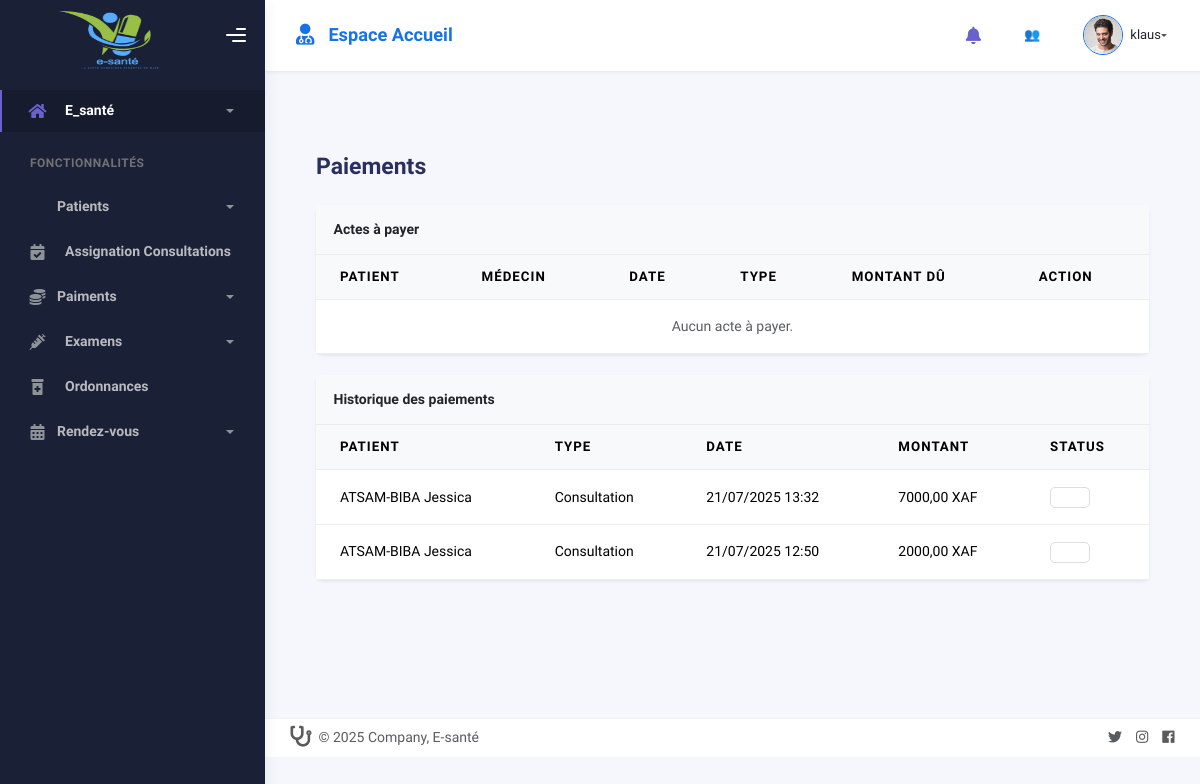
The page /caisse/ (signed in) on the database as committed earlier.
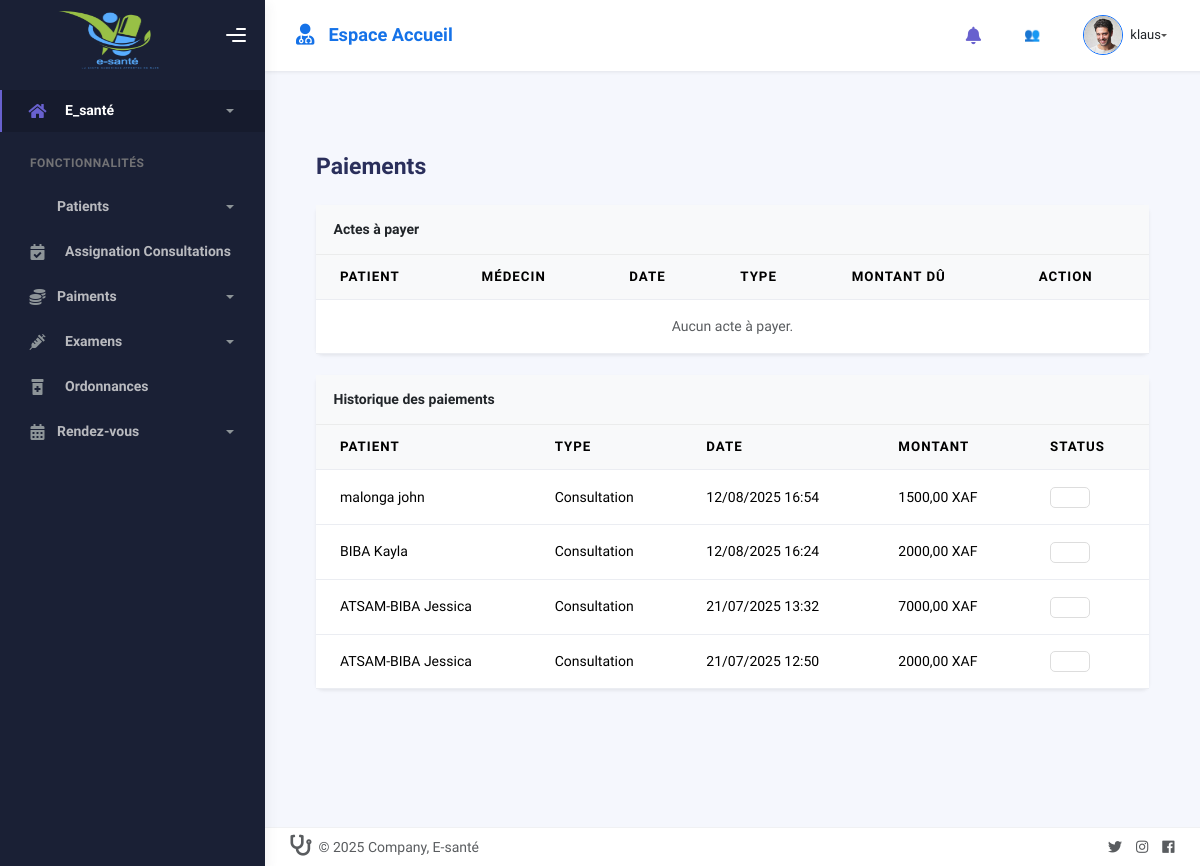
The same page on the database as committed later.
### home/models.py (models this page shows, shortened)
class Paiement(models.Model):
    consultation = models.ForeignKey(
        'Consultation',
        on_delete=models.CASCADE,
        null=True,
        blank=True,
        verbose_name=_("Consultation")
    )
    examen = models.ForeignKey(
        'Examen',
        on_delete=models.CASCADE,
        null=True,
        blank=True,
        verbose_name=_("Examen")
    )
    ordonnance = models.ForeignKey(
        'Ordonnance',
        on_delete=models.CASCADE,
        null=True,
        blank=True,
        verbose_name=_("Ordonnance")
    )
    montant_total = models.DecimalField(
        max_digits=12,
        decimal_places=2,
        default=Decimal('0.00'),
        verbose_name=_("Montant total dû")
    )
    montant_paye = models.DecimalField(
        max_digits=12,
        decimal_places=2,
        default=Decimal('0.00'),
        verbose_name=_("Montant payé")
    )
    difference_rendue = models.DecimalField(
        max_digits=12,
        decimal_places=2,
        default=Decimal('0.00'),
        verbose_name=_("Différence rendue")
    )
    type_paiement = models.CharField(
        max_length=30,
        choices=TYPE_PAIEMENT_CHOICES,
        default='Espèces',
        verbose_name=_("Mode de paiement")
    )
    numero_transaction = models.CharField(
        max_length=100,
        blank=True,
        null=True,
        verbose_name=_("Numéro de transaction")
    )
    status = models.CharField(
        max_length=30,
        choices=STATUS_PAIEMENT_CHOICES,
        default='Non payé',
        verbose_name=_("Statut du paiement")
    )
    personnel = models.ForeignKey(
        'Personnel',
        on_delete=models.SET_NULL,
        null=True,
        blank=True,
        verbose_name=_("Utilisateur qui a enregistré le paiement")
    )
    notes = models.TextField(
        blank=True,
        null=True,
        verbose_name=_("Notes supplémentaires")
    )
    date_paiement = models.DateTimeField(auto_now_add=True)
    class Meta:
        ordering = ['-date_paiement']

class Consultation(models.Model):
    STATUS_CHOICES = [
        ('Planifier', _('Planifier')),
        ('En cours', _('En cours')),
        ('Terminer', _('Termier')),
        ('Annulée', _('Annulée')),
    ]
    TYPE_CONSULTATION_CHOICES = [
        ('Première consultation', _('Première consultation')),  # ✅ Ajouté ici
        ('Suivi', _('Suivi')),
        ('Urgence', _('Urgence')),
        ('Téléconsultation', _('Téléconsultation')),
        ('Consultation de routine', _('Consultation de routine')),
        ('Suivi médical régulier', _('Suivi médical régulier')),
        ('Demande de certificat médical', _('Demande de certificat médical')),
        ('Visite annuelle de contrôle', _('Visite annuelle de contrôle')),
        ('Bilan de santé', _('Bilan de santé')),
        ('Fièvre persistante', _('Fièvre persistante')),
        ('Douleur abdominale', _('Douleur abdominale')),
        ('Maux de tête fréquents', _('Maux de tête fréquents')),
        ('Douleur thoracique', _('Douleur thoracique')),
        ('Toux chronique', _('Toux chronique')),
        ('Fatigue générale', _('Fatigue générale')),
        ('Essoufflement', _('Essoufflement')),
        ('Vertiges', _('Vertiges')),
        ('Palpitations', _('Palpitations')),
        ('Douleur musculaire', _('Douleur musculaire')),
        ('Entorse ou foulure', _('Entorse ou foulure')),
        ('Douleur articulaire', _('Douleur articulaire')),
        ('Fracture suspectée', _('Fracture suspectée')),
        ('Lumbago', _('Lumbago')),
        ('Chute récente', _('Chute récente')),
        ('Anxiété / stress', _('Anxiété / stress')),
        ('Troubles du sommeil', _('Troubles du sommeil')),
        ('Dépression présumée', _('Dépression présumée')),
        ('Suivi psychologique', _('Suivi psychologique')),
        ('Burn-out', _('Burn-out')),
        ('Hypertension artérielle', _('Hypertension artérielle')),
        ('Douleur cardiaque', _('Douleur cardiaque')),
        ('Suivi après infarctus', _('Suivi après infarctus')),
        ('Fièvre chez l’enfant', _('Fièvre chez l’enfant')),
        ('Vaccination', _('Vaccination')),
        ('Toux ou rhume', _('Toux ou rhume')),
        ('Suivi de croissance', _('Suivi de croissance')),
        ('Douleurs menstruelles', _('Douleurs menstruelles')),
        ('Retard de règles', _('Retard de règles')),
        ('Suivi de grossesse', _('Suivi de grossesse')),
        ('Contraception', _('Contraception')),
        ('Chutes répétées', _('Chutes répétées')),
        ('Diminution de mémoire', _('Diminution de mémoire')),
        ('Douleurs chroniques', _('Douleurs chroniques')),
    ]
    patient = models.ForeignKey(
        'Patient',
        on_delete=models.CASCADE,
        related_name='consultations',
        verbose_name=_("Patient")
    )
    medecin = models.ForeignKey(
        'Personnel',
        on_delete=models.CASCADE,
        related_name='consultations',
        limit_choices_to={'role': 'Médecin'},
        verbose_name=_("Médecin")
    )
    infirmier = models.ForeignKey(
        'Personnel',
        on_delete=models.SET_NULL,
        null=True,
        blank=True,
        related_name='consultations_as_nurse',
        verbose_name=_("Infirmier")
    )
    date_consultation = models.DateTimeField(
        default=timezone.now,
        verbose_name=_("Date de la consultation")
    )
    type_consultation = models.CharField(
        max_length=50,
        choices=TYPE_CONSULTATION_CHOICES,
        default='Première consultation',
        verbose_name=_("Type de consultation"),
        help_text=_("Choisissez le motif ou le type de consultation.")
    )
    motif = models.CharField(
        max_length=200,
        verbose_name=_("Motif"),
        help_text=_("Motif principal de la consultation.")
    )
    description = models.TextField(
        blank=True,
        null=True,
        verbose_name=_("Description"),
        help_text=_("Symptômes ou situation rapportée.")
    )
    poids = models.DecimalField(
        max_digits=5, decimal_places=2,
        blank=True, null=True,
        verbose_name=_("Poids (kg)")
    )
    taille = models.DecimalField(
        max_digits=5, decimal_places=2,
        blank=True, null=True,
        verbose_name=_("Taille (cm)")
    )
    tension_artérielle = models.CharField(
        max_length=20,
        blank=True, null=True,
        verbose_name=_("Tension artérielle"),
        help_text="Ex: 12/8"
    )
    temperature = models.DecimalField(
        max_digits=4, decimal_places=1,
        blank=True, null=True,
        verbose_name=_("Température (°C)")
    )
    pouls = models.PositiveIntegerField(
        blank=True, null=True,
        verbose_name=_("Pouls (bpm)")
    )
    diagnostic = models.TextField(
        blank=True, null=True,
        verbose_name=_("Diagnostic"),
        help_text=_("Diagnostic établi lors de la consultation.")
    )
    traitement = models.TextField(
        blank=True, null=True,
        verbose_name=_("Traitement prescrit"),
        help_text=_("Le traitement prescrit au patient.")
    )
    note = models.TextField(
        blank=True, null=True,
        verbose_name=_("Note complémentaire"),
        help_text=_("Informations additionnelles.")
    )
    status = models.CharField(
        max_length=20,
        choices=STATUS_CHOICES,
        default='Planifiée',
        verbose_name=_("Statut")
    )
    created_at = models.DateTimeField(auto_now_add=True)
    updated_at = models.DateTimeField(auto_now=True)
    class Meta:
        verbose_name = _("Consultation")
        verbose_name_plural = _("Consultations")
        ordering = ['-date_consultation']

class Patient(models.Model):
    GROUPE_SANGUIN_CHOICES = [
        ('A+', 'A+'), ('A-', 'A-'),
        ('B+', 'B+'), ('B-', 'B-'),
        ('AB+', 'AB+'), ('AB-', 'AB-'),
        ('O+', 'O+'), ('O-', 'O-'),
        ('Inconnu', 'Inconnu'),
    ]
    nom = models.CharField(_('Nom'), max_length=100)
    prenom = models.CharField(_('Prénom'), max_length=100)
    date_naissance = models.DateField(_('Date de naissance'))
    sexe = models.CharField(_('Sexe'), max_length=10, choices=SEXE_CHOICES)
    telephone = models.CharField(_('Téléphone'), max_length=20)
    email = models.EmailField(_('Email'), blank=True, null=True)
    adresse = models.TextField(_('Adresse'), blank=True, null=True)
    poids = models.DecimalField(_('Poids (kg)'), max_digits=5, decimal_places=2, blank=True, null=True)
    taille = models.DecimalField(_('Taille (cm)'), max_digits=5, decimal_places=2, blank=True, null=True)
    groupe_sanguin = models.CharField(_('Groupe sanguin'), max_length=10, choices=GROUPE_SANGUIN_CHOICES, default='Inconnu')
    tension_artérielle = models.CharField(_('Tension artérielle'), max_length=20, blank=True, null=True, help_text="Ex: 12/8")
    allergies = models.TextField(_('Allergies'), blank=True, null=True)
    antecedents_medicaux = models.TextField(_('Antécédents médicaux'), blank=True, null=True, help_text=_("Antécédents médicaux importants"))
    def __str__(self):
        return f"{self.nom} {self.prenom}"
    class Meta:
        ordering = ['nom', 'prenom']

### home/views.py (the view)
# urls.py: path('caisse/', views.caisse, name='caisse'),
@login_required
def caisse(request):
    if request.user.role not in ['accueil']:
        messages.error(request, "Accès refusé.")
        return redirect('home')
    consultations = Consultation.objects.filter(status='Terminée', paiement__isnull=True)
    paiements = Paiement.objects.all().order_by('-date_paiement')
    return render(request, 'dashboard/caisse.html', {
        'consultations': consultations,
        'paiements': paiements,
    })

### home/context_processors.py (called while the page is built)
def users_online(request):
    User = get_user_model()
    sessions = Session.objects.filter(expire_date__gte=timezone.now())
    user_ids = []
    for session in sessions:
        data = session.get_decoded()
        uid = data.get('_auth_user_id')
        if uid:
            user_ids.append(uid)
    active_users = User.objects.filter(id__in=user_ids)
    return {
        'active_users': active_users,
        'users_online_count': active_users.count(),
    }

### home/models.py (called while the page is built)
    def __str__(self):
        return f"{self.username} ({self.get_role_display()})"

### home/templates/dashboard/caisse.html (shortened to what this page needs)
{% extends 'dashboard/base.html' %}
{% load i18n %}
{% block content %}
<div class="container mt-5 pt-5">
  <div class="page-inner">
    <h3 class="fw-bold mb-4">Paiements</h3>
    <div class="card shadow-sm border-0 rounded-3 mb-4">
      <div class="card-header bg-light fw-semibold">Actes à payer</div>
      <div class="card-body p-0">
        <div class="table-responsive">
          <table class="table table-hover align-middle mb-0">
            <thead class="table-light">
              <tr>
                <th>Patient</th>
                <th>Médecin</th>
                <th>Date</th>
                <th>Type</th>
                <th>Montant dû</th>
                <th>Action</th>
              </tr>
            </thead>
            <tbody>
              {% for consultation in consultations %}
              <tr>
                <td>{{ consultation.patient }}</td>
                <td>{{ consultation.medecin }}</td>
                <td>{{ consultation.date_consultation|date:"d/m/Y H:i" }}</td>
                <td>{{ consultation.type_consultation }}</td>
                <td><strong>{{ consultation.get_montant_du }} XAF</strong></td>
                <td>
                  <a href="{% url 'enregistrer_paiement_consultation' consultation.id %}" class="btn btn-success btn-sm">
                    <i class="fas fa-money-bill-wave me-1"></i> Payer
                  </a>
                </td>
              </tr>
              {% empty %}
              <tr>
                <td colspan="6" class="text-center text-muted py-4">Aucun acte à payer.</td>
              </tr>
              {% endfor %}
            </tbody>
          </table>
        </div>
      </div>
    </div>
    <div class="card shadow-sm border-0 rounded-3">
      <div class="card-header bg-light fw-semibold">Historique des paiements</div>
      <div class="card-body p-0">
        <div class="table-responsive">
          <table class="table table-hover align-middle mb-0">
            <thead class="table-light">
              <tr>
                <th>Patient</th>
                <th>Type</th>
                <th>Date</th>
                <th>Montant</th>
                <th>Status</th>
              </tr>
            </thead>
            <tbody>
              {% for paiement in paiements %}
              <tr>
                <td>{{ paiement.consultation.patient }}</td>
                <td>Consultation</td>
                <td>{{ paiement.date_paiement|date:"d/m/Y H:i" }}</td>
                <td>{{ paiement.montant_paye }} XAF</td>
                <td>
                  <span class="badge bg-{{ paiement.status|lower }}">
                  </span>
                </td>
              </tr>
              {% endfor %}
            </tbody>
          </table>
        </div>
      </div>
    </div>
  </div>
</div>
{% endblock %}

Rows that differ between the two databases and show on the page:
added Paiement: consultation.patient "malonga john", date_paiement "12/08/2025 16:54", montant_paye "1500,00"
added Paiement: consultation.patient "BIBA Kayla", date_paiement "12/08/2025 16:24", montant_paye "2000,00"
